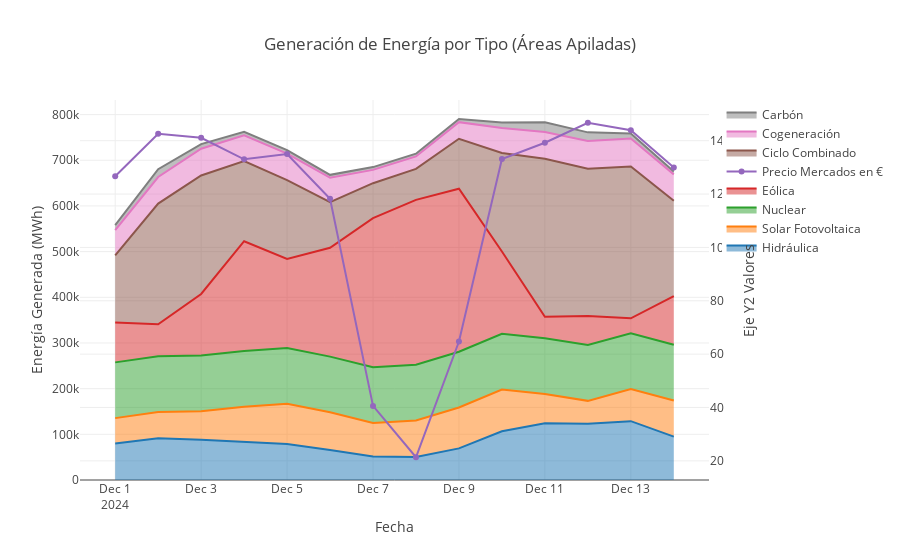

Notebook source saved alongside this figure:
### Code cell
graficoAreasApiladas(datosConsulta2)
